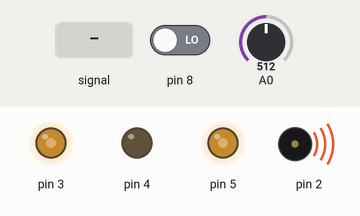
Simulated run of this sketch. Board: Arduino Uno, built with avr-gcc and run on an emulated ATmega328P. Parts: output pins drawn as LEDs (lit = HIGH), buzzer (waves = sounding). Inputs (shaded band) come from the test bench; at power-on: A0 = 512, pin 8 LOW.

Above: at 1.2 s.
1.3 s: A0 set to 716
At 2.0 s:
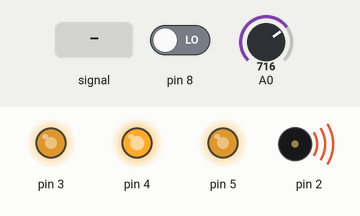
2.8 s: pin 8 driven HIGH
Timing chart, 0 to 3.2 s (numbered marks = the images above; inputs shaded):
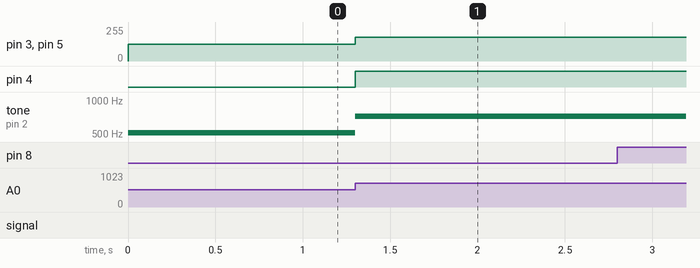

Measured:
- after the input at 1.3 s, pin 3, pin 5: 127/255 → 178/255 at once; pin 4: LOW → HIGH at once; tone on pin 2: 512 Hz → 716 Hz at once

The sketch:

202324T2_R301_L3_Knob_Tung.ino
```cpp
void setup() {
	pinMode(8,INPUT);
	pinMode(4,OUTPUT);
	pinMode(3,OUTPUT);
	pinMode(5,OUTPUT);
	digitalWrite(4, HIGH);
	digitalWrite(3, HIGH);
	digitalWrite(5, HIGH);

	pinMode(2, OUTPUT);
}

void loop() {
	if (digitalRead(8)) {
	digitalWrite(4, HIGH);
	digitalWrite(3, HIGH);
	digitalWrite(5, HIGH);
	}

	int knob = analogRead(A0);
	int value = map(knob, 0, 1023, 0, 255);


	analogWrite(4, value);
	analogWrite(3, value);
	analogWrite(5, value);

	tone(2, knob, 5);

}
```
